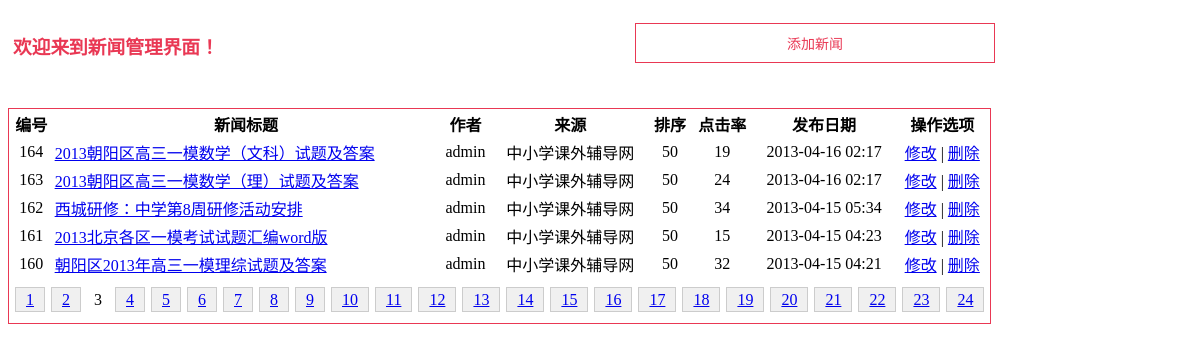
The page /sites2/manage.php?page=3 on the database its author committed.
### tables this page shows
CREATE TABLE IF NOT EXISTS `007_news` (
  `id` int(11) NOT NULL AUTO_INCREMENT,
  `cat` int(5) NOT NULL,
  `title` varchar(100) NOT NULL,
  `author` varchar(20) DEFAULT NULL,
  `source` varchar(20) DEFAULT NULL,
  `keywords` varchar(200) DEFAULT NULL,
  `description` varchar(255) DEFAULT NULL,
  `orderby` int(5) DEFAULT NULL,
  `content` text,
  `hits` int(10) DEFAULT '0',
  `addate` int(15) DEFAULT NULL,
  PRIMARY KEY (`id`)
);

### sites2/manage.php (the view, shortened to what this page needs)
<?php
$pagesize = 5;
if(empty($_GET["page"])){
    $page = 1;
    $startrow = 0;
} else{
    $page = (int)$_GET["page"];
    $startrow = ($page-1) * $pagesize;
}
$sql = "SELECT * FROM 007_news";
$result = mysql_query($sql);
$records = mysql_num_rows($result);
$pages = ceil($records/$pagesize);
$sql = "SELECT * FROM 007_news ORDER BY orderby ASC, id DESC LIMIT $startrow,$pagesize";
$result = mysql_query($sql);
?>
<!DOCTYPE html>
<html>
<head>
</head>
<body>
<div class="container clearfix">
    <div id="header" class="clearfix">
        <h3>欢迎来到新闻管理界面！</h3>
        <input type="button" value="添加新闻" id="add" onClick="javascript:location.href='add.php'">
    </div>
    <table id="news_table">
        <tr>
            <th>编号</th>
            <th>新闻标题</th>
            <th>作者</th>
            <th>来源</th>
            <th>排序</th>
            <th>点击率</th>
            <th>发布日期</th>
            <th>操作选项</th>
        </tr>
        <?php
        while($arr = mysql_fetch_assoc($result)){
        ?>
        <tr align="center">
            <td><?php echo $arr['id']?></td>
            <td align="left"><a target="_blank" href="content.php?id=<?php echo $arr['id']?>"><?php echo $arr['title']?></a></td>
            <td><?php echo $arr['author']?></td>
            <td><?php echo $arr['source']?></td>
            <td><?php echo $arr['orderby']?></td>
            <td><?php echo $arr['hits']?></td>
            <td><?php echo date("Y-m-d H:i",$arr['addate'])?></td>
            <td>
                <a href="edit.php?id=<?php echo $arr['id']?>">修改</a> |
                <a href="javascript:void(0)" onClick="confirmDel(<?php echo $arr['id']?>)">删除</a>
            </td>
        </tr>
        <?php
           }
        ?>
        <tr>
            <td colspan="8" align="center" class="pagelist">
                <?php
                    $prev = $page - 3;
                    if($prev < 1){$prev = 1;}
                    for($i = $prev; $i<$pages;$i++){
                        if($i == $page){
                            echo "<span>$i</span>";
                        } else{
                            echo "<a href='manage.php?page=$i'>$i</a>";
                        }
                    }
                ?>
            </td>
        </tr>
    </table>
</div>
</body>
</html>

### sites2/manage.php (style rules this page uses)
* { font-family:'微软雅黑'; }
.clearfix:after { content: "";display:block;clear:both; }
.clearfix { zoom:1; }
.container { width:1197px; margin: 5px auto; }
#header { padding: 5px 0 5px 5px; height:80px; position:relative; margin-bottom:10px; }
#header h3 { float:left; color: #e93854; }
#header #add { position:absolute; top:15px; right:210px; display:block; width:360px; height:40px; line-height:40px; background-color:#fff; cursor:pointer; border:1px solid #e93854; font-size:14px; color:#e93854; text-align:center; }
#news_table { border:1px solid #e93854; }
.pagelist { height:40px; line-height:40px; }
.pagelist a { border:1px solid #ccc; background-color:#f0f0f0; padding:3px 10px; margin:0px 3px; }
.pagelist span { padding:3px 10px; }

### rows shown on the page
007_news: id "164", title "2013朝阳区高三一模数学（文科）试题及答案", author "admin", source "中小学课外辅导网", orderby "50", hits "19", addate "2013-04-16 02:17"
007_news: id "163", title "2013朝阳区高三一模数学（理）试题及答案", author "admin", source "中小学课外辅导网", orderby "50", hits "24", addate "2013-04-16 02:17"
007_news: id "162", title "西城研修：中学第8周研修活动安排", author "admin", source "中小学课外辅导网", orderby "50", hits "34", addate "2013-04-15 05:34"
007_news: id "161", title "2013北京各区一模考试试题汇编word版", author "admin", source "中小学课外辅导网", orderby "50", hits "15", addate "2013-04-15 04:23"
007_news: id "160", title "朝阳区2013年高三一模理综试题及答案", author "admin", source "中小学课外辅导网", orderby "50", hits "32", addate "2013-04-15 04:21"
